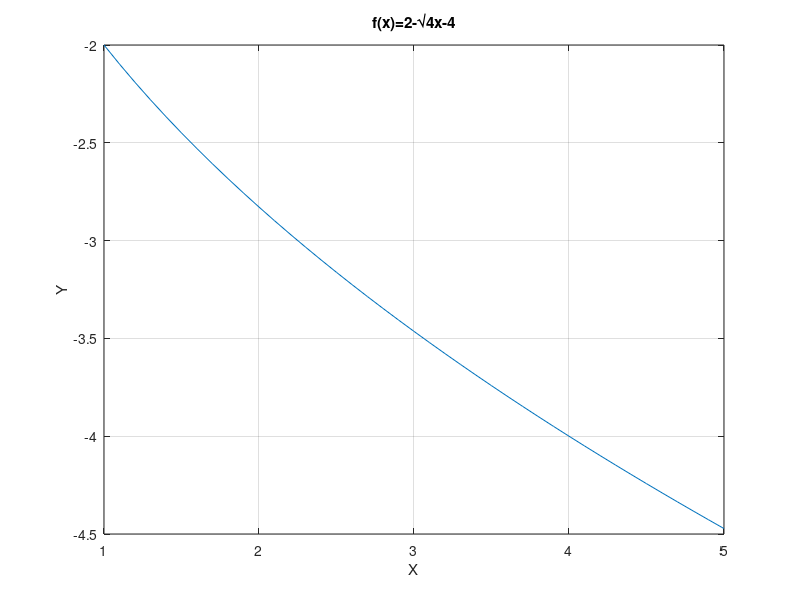

Write the MATLAB code that produced this figure.
% Octave Script
% Title       : Modelos Matematicos
% Description : Graficar  
% Author      : Erika Amairani Leonardo Arce
% Date        : 23 de junio 2021
% Version     : 1
% Notes       : funcion f(x)=2-√4x-4


clc

%Grafica
x=1:0.1:5;
y=(2-(sqrt(4*x)))-2;
% Dibujar grafica
plot(x,y)
grid on; 
% Titulo
title("f(x)=2-√4x-4");
% Etiqueta para x
xlabel("X");
% Etiqueta para y
ylabel("Y");
